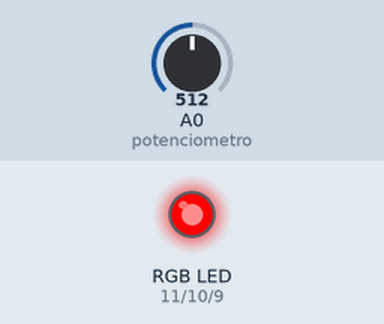
A sketch run on a simulated Arduino Uno, built with avr-gcc and run on an emulated ATmega328P. Shown: an RGB LED mixed from three pins (HIGH = lit). Inputs (shaded band) come from the test bench; at power-on: A0 (potenciometro) = 512.

Above: at 1.2 s.
1.3 s: A0 (potenciometro) set to 716
At 2.5 s:
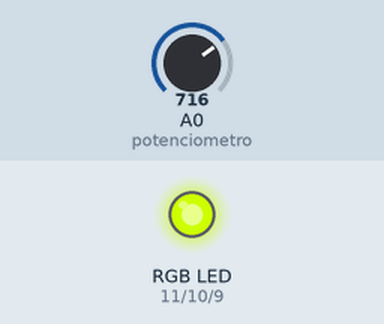
2.8 s: A0 (potenciometro) set to 778
At 3.7 s:
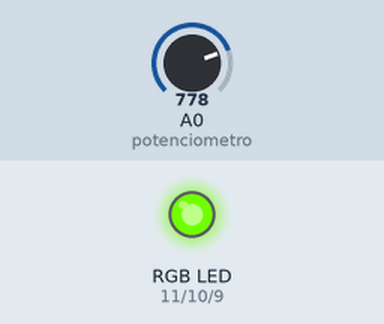
4.3 s: A0 (potenciometro) set to 758
At 4.9 s:
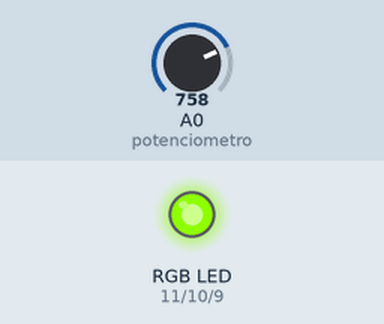
5.8 s: A0 (potenciometro) set to 900
At 6.1 s:
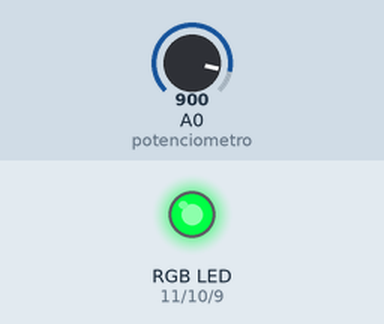
7.3 s: A0 (potenciometro) set to 1023
At 8.5 s:
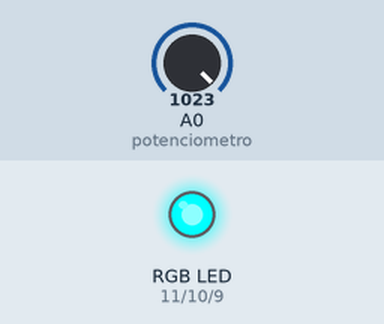
Timing chart, 0 to 9.8 s (numbered marks = the images above; inputs shaded):
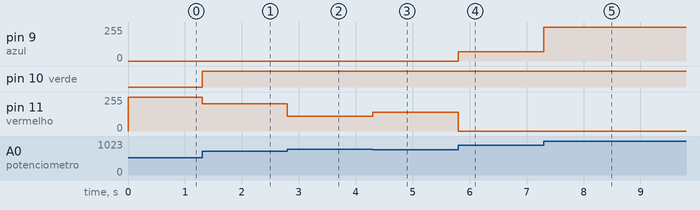

The sketch:

codigo.ino
```cpp
const int potenciometro = A0;

const int vermelho = 11;
const int verde     = 10;
const int azul      = 9;

void setup()
{
    pinMode(vermelho, OUTPUT);
    pinMode(verde, OUTPUT);
    pinMode(azul, OUTPUT);
}

void loop()
{
    // Lê o potenciômetro (0 a 1023)
    int leitura = analogRead(potenciometro);

    // Converte para 6 regiões de 256 níveis (0 a 1535)
    int valor = map(leitura, 0, 1023, 0, 1535);

    int r, g, b;

    if (valor < 256)
    {
        // Vermelho -> Amarelo
        r = 255;
        g = valor;
        b = 0;
    }
    else if (valor < 512)
    {
        // Amarelo -> Verde
        r = 511 - valor;
        g = 255;
        b = 0;
    }
    else if (valor < 768)
    {
        // Verde -> Ciano
        r = 0;
        g = 255;
        b = valor - 512;
    }
    else if (valor < 1024)
    {
        // Ciano -> Azul
        r = 0;
        g = 1023 - valor;
        b = 255;
    }
    else if (valor < 1280)
    {
        // Azul -> Magenta
        r = valor - 1024;
        g = 0;
        b = 255;
    }
    else
    {
        // Magenta -> Vermelho
        r = 255;
        g = 0;
        b = 1535 - valor;
    }

    // Como o LED é de ÂNODO COMUM,
    // a lógica do PWM é invertida.
    // Portanto, subtraímos o valor de 255.

    analogWrite(vermelho, 255 - r);
    analogWrite(verde,     255 - g);
    analogWrite(azul,      255 - b);

    /* Caso seu LEG RBG seja Cátodo Comum use esse bloco e apague o de cima.
    analogWrite(vermelho, r);
    analogWrite(verde, g);
    analogWrite(azul, b);
    */

    delay(5);
}
```

Measured:
- after the input at 1.3 s, pin 10 (verde): LOW → HIGH at once; pin 11 (vermelho): 255/255 → 205/255 at once
- after the input at 2.8 s, pin 11 (vermelho): 205/255 → 112/255 at once
- after the input at 4.3 s, pin 11 (vermelho): 112/255 → 142/255 at once
- after the input at 5.8 s, pin 9 (azul): 0/255 → 70/255 at once; pin 11 (vermelho): 142/255 → 0/255 at once
- after the input at 7.3 s, pin 9 (azul): 70/255 → 255/255 at once
